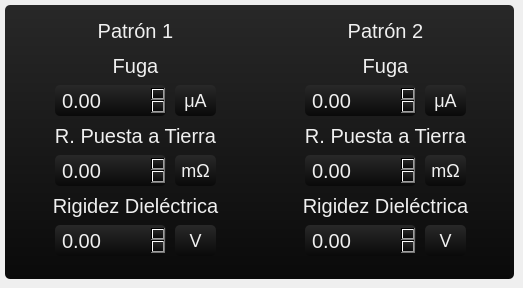
    <widget class="QWidget" name="tab_4">
     <attribute name="title">
      <string> Verificación </string>
     </attribute>
     <widget class="QFrame" name="frameUnaVez_4">
      <property name="enabled">
       <bool>true</bool>
      </property>
      <property name="geometry">
       <rect>
        <x>5</x>
        <y>5</y>
        <width>509</width>
        <height>274</height>
       </rect>
      </property>
      <property name="styleSheet">
       <string notr="true">/*
Dark Console Style Sheet for QT Applications
Author: Jaime A. Quiroga P.
Company: GTRONICK
Last updated: 24/05/2018, 17:12.
Available at: https://github.com/GTRONICK/QSS/blob/master/ConsoleStyle.qss
*/
QWidget {
background-color: qlineargradient(spread:repeat, x1:1, y1:0, x2:1, y2:1, stop:0 rgba(40, 40, 40, 255),stop:1 rgba(10, 10, 10, 255));
	color: rgb(240, 240, 240);
	border-color: rgb(160, 160, 160);
	font: 20px;
	border-radius:5px;
	border-width:2px;
}

QPlainTextEdit {
	background-color:rgb(0, 0, 0);
	color: rgb(200, 200, 200);
	selection-background-color: rgb(255, 153, 0);
	selection-color: rgb(0, 0, 0);
}

QTabWidget::pane {
    	border-top: 1px solid #000000;
}

QTabBar::tab {
 	background-color:rgb(0, 0, 0);
 	border-style: outset;
	border-width: 1px;
	border-right-color: qlineargradient(spread:pad, x1:0.4, y1:0.5, x2:0.6, y2:0.5, stop:0 rgba(115, 115, 115, 255), stop:1 rgba(62, 62, 62, 255));
	border-left-color: qlineargradient(spread:pad, x1:0.6, y1:0.5, x2:0.4, y2:0.5, stop:0 rgba(115, 115, 115, 255), stop:1 rgba(62, 62, 62, 255));
  border-bottom-color: rgb(58, 58, 58);
	border-bottom-width: 1px;
	border-top-width: 0px;
	border-style: solid;
	color: rgb(255, 153, 0);
	padding: 4px;
}

QTabBar::tab:selected, QTabBar::tab:hover {
   color: rgb(255, 255, 255);
   background-color:rgb(0, 0, 0);
   border-color:rgb(42, 42, 42);
   margin-left: 0px;
   margin-right: 0px;
   border-bottom-right-radius:4px;
   border-bottom-left-radius:4px;
}

QTabBar::tab:last:selected {
  background-color:rgb(0, 0, 0);
	border-color:rgb(42, 42, 42);
	margin-left: 0px;
  	margin-right: 0px;
	border-bottom-right-radius:4px;
	border-bottom-left-radius:4px;
}

QTabBar::tab:!selected {
   margin-bottom: 4px;
   border-bottom-right-radius:4px;
   border-bottom-left-radius:4px;
}

QPushButton{
	border-style: outset;
	border-width: 2px;
	border-top-color: qlineargradient(spread:pad, x1:0.5, y1:0.6, x2:0.5, y2:0.4, stop:0 rgba(115, 115, 115, 255), stop:1 rgba(62, 62, 62, 255));
	border-right-color: qlineargradient(spread:pad, x1:0.4, y1:0.5, x2:0.6, y2:0.5, stop:0 rgba(115, 115, 115, 255), stop:1 rgba(62, 62, 62, 255));
	border-left-color: qlineargradient(spread:pad, x1:0.6, y1:0.5, x2:0.4, y2:0.5, stop:0 rgba(115, 115, 115, 255), stop:1 rgba(62, 62, 62, 255));
	border-bottom-color: rgb(58, 58, 58);
	border-bottom-width: 1px;
	border-style: solid;
	color: rgb(255, 255, 255);
	padding: 6px;
	background-color: qlineargradient(spread:pad, x1:0.5, y1:1, x2:0.5, y2:0, stop:0 rgba(77, 77, 77, 255), stop:1 rgba(97, 97, 97, 255));
}

QPushButton:hover{
	border-style: outset;
	border-width: 2px;
	border-top-color: qlineargradient(spread:pad, x1:0.5, y1:0.6, x2:0.5, y2:0.4, stop:0 rgba(180, 180, 180, 255), stop:1 rgba(110, 110, 110, 255));
	border-right-color: qlineargradient(spread:pad, x1:0.4, y1:0.5, x2:0.6, y2:0.5, stop:0 rgba(180, 180, 180, 255), stop:1 rgba(110, 110, 110, 255));
	border-left-color: qlineargradient(spread:pad, x1:0.6, y1:0.5, x2:0.4, y2:0.5, stop:0 rgba(180, 180, 180, 255), stop:1 rgba(110, 110, 110, 255));
	border-bottom-color: rgb(115, 115, 115);
	border-bottom-width: 1px;
	border-style: solid;
	color: rgb(255, 255, 255);
	padding: 6px;
	background-color: qlineargradient(spread:pad, x1:0.5, y1:1, x2:0.5, y2:0, stop:0 rgba(107, 107, 107, 255), stop:1 rgba(157, 157, 157, 255));
}

QPushButton:pressed{
	border-style: outset;
	border-width: 2px;
	border-top-color: qlineargradient(spread:pad, x1:0.5, y1:0.6, x2:0.5, y2:0.4, stop:0 rgba(62, 62, 62, 255), stop:1 rgba(22, 22, 22, 255));
	border-right-color: qlineargradient(spread:pad, x1:0.4, y1:0.5, x2:0.6, y2:0.5, stop:0 rgba(115, 115, 115, 255), stop:1 rgba(62, 62, 62, 255));
	border-left-color: qlineargradient(spread:pad, x1:0.6, y1:0.5, x2:0.4, y2:0.5, stop:0 rgba(115, 115, 115, 255), stop:1 rgba(62, 62, 62, 255));
	border-bottom-color: rgb(58, 58, 58);
	border-bottom-width: 1px;
	border-style: solid;
	color: rgb(255, 255, 255);
	padding: 6px;
	background-color: qlineargradient(spread:pad, x1:0.5, y1:1, x2:0.5, y2:0, stop:0 rgba(77, 77, 77, 255), stop:1 rgba(97, 97, 97, 255));
}

QPushButton:disabled{
	border-style: outset;
	border-width: 2px;
	border-top-color: qlineargradient(spread:pad, x1:0.5, y1:0.6, x2:0.5, y2:0.4, stop:0 rgba(115, 115, 115, 255), stop:1 rgba(62, 62, 62, 255));
	border-right-color: qlineargradient(spread:pad, x1:0.4, y1:0.5, x2:0.6, y2:0.5, stop:0 rgba(115, 115, 115, 255), stop:1 rgba(62, 62, 62, 255));
	border-left-color: qlineargradient(spread:pad, x1:0.6, y1:0.5, x2:0.4, y2:0.5, stop:0 rgba(115, 115, 115, 255), stop:1 rgba(62, 62, 62, 255));
	border-bottom-color: rgb(58, 58, 58);
	border-bottom-width: 1px;
	border-style: solid;
	color: rgb(0, 0, 0);
	padding: 6px;
	background-color: qlineargradient(spread:pad, x1:0.5, y1:1, x2:0.5, y2:0, stop:0 rgba(57, 57, 57, 255), stop:1 rgba(77, 77, 77, 255));
}

QLineEdit {
	border-width: 1px; border-radius: 4px;
	border-color: rgb(58, 58, 58);
	border-style: inset;
	padding: 0 8px;
	color: rgb(255, 255, 255);
	background:rgb(101, 101, 101);
	selection-background-color: rgb(187, 187, 187);
	selection-color: rgb(60, 63, 65);
}

QProgressBar {
	text-align: center;
	color: rgb(255, 255, 255);
	border-width: 1px; 
	border-radius: 10px;
	border-color: rgb(58, 58, 58);
	border-style: inset;
}

QProgressBar::chunk {
	background-color: qlineargradient(spread:pad, x1:0.5, y1:0.7, x2:0.5, y2:0.3, stop:0 rgba(0, 200, 0, 255), stop:1 rgba(30, 230, 30, 255));
	border-radius: 10px;
}

QMenuBar {
	background:rgb(0, 0, 0);
	color: rgb(255, 153, 0);
}

QMenuBar::item {
  	spacing: 3px; 
	padding: 1px 4px;
  	background: transparent;
}

QMenuBar::item:selected { 
  	background:rgb(115, 115, 115);
}

QMenu {
	border-width: 2px; 
	border-radius: 10px;
	border-color: rgb(255, 153, 0);
	border-style: outset;
}

QMenu::item {
	spacing: 3px; 
	padding: 3px 15px;
}

QMenu::item:selected {
	spacing: 3px; 
	padding: 3px 15px;
	background:rgb(115, 115, 115);
	color:rgb(255, 255, 255);
	border-width: 1px; 
	border-radius: 10px;
	border-color: rgb(58, 58, 58);
	border-style: inset;
}</string>
      </property>
      <property name="frameShape">
       <enum>QFrame::StyledPanel</enum>
      </property>
      <property name="frameShadow">
       <enum>QFrame::Raised</enum>
      </property>
      <widget class="QLabel" name="label_21">
       <property name="geometry">
        <rect>
         <x>20</x>
         <y>10</y>
         <width>221</width>
         <height>31</height>
        </rect>
       </property>
       <property name="styleSheet">
        <string notr="true">border-width: 0px;
background-color:rgba(0,0,0,0);</string>
       </property>
       <property name="text">
        <string>Patrón 1</string>
       </property>
       <property name="alignment">
        <set>Qt::AlignCenter</set>
       </property>
      </widget>
      <widget class="QLabel" name="label_23">
       <property name="geometry">
        <rect>
         <x>30</x>
         <y>110</y>
         <width>201</width>
         <height>41</height>
        </rect>
       </property>
       <property name="styleSheet">
        <string notr="true">border-width: 0px;
background-color:rgba(0,0,0,0);</string>
       </property>
       <property name="text">
        <string>R. Puesta a Tierra</string>
       </property>
       <property name="alignment">
        <set>Qt::AlignCenter</set>
       </property>
      </widget>
      <widget class="QLabel" name="label_25">
       <property name="geometry">
        <rect>
         <x>170</x>
         <y>150</y>
         <width>41</width>
         <height>31</height>
        </rect>
       </property>
       <property name="styleSheet">
        <string notr="true">border-width:1px;
font:18px;</string>
       </property>
       <property name="text">
        <string>mΩ</string>
       </property>
       <property name="alignment">
        <set>Qt::AlignCenter</set>
       </property>
      </widget>
      <widget class="QLabel" name="label_26">
       <property name="geometry">
        <rect>
         <x>30</x>
         <y>180</y>
         <width>201</width>
         <height>41</height>
        </rect>
       </property>
       <property name="styleSheet">
        <string notr="true">border-width: 0px;
background-color:rgba(0,0,0,0);</string>
       </property>
       <property name="text">
        <string>Rigidez Dieléctrica</string>
       </property>
       <property name="alignment">
        <set>Qt::AlignCenter</set>
       </property>
      </widget>
      <widget class="QLabel" name="label_27">
       <property name="geometry">
        <rect>
         <x>170</x>
         <y>220</y>
         <width>41</width>
         <height>31</height>
        </rect>
       </property>
       <property name="styleSheet">
        <string notr="true">border-width:1px;
font:18px;</string>
       </property>
       <property name="text">
        <string>V</string>
       </property>
       <property name="alignment">
        <set>Qt::AlignCenter</set>
       </property>
      </widget>
      <widget class="QLabel" name="label_28">
       <property name="geometry">
        <rect>
         <x>270</x>
         <y>10</y>
         <width>221</width>
         <height>31</height>
        </rect>
       </property>
       <property name="styleSheet">
        <string notr="true">border-width: 0px;
background-color:rgba(0,0,0,0);</string>
       </property>
       <property name="text">
        <string>Patrón 2</string>
       </property>
       <property name="alignment">
        <set>Qt::AlignCenter</set>
       </property>
      </widget>
      <widget class="QLabel" name="label_29">
       <property name="geometry">
        <rect>
         <x>30</x>
         <y>40</y>
         <width>201</width>
         <height>41</height>
        </rect>
       </property>
       <property name="styleSheet">
        <string notr="true">border-width: 0px;
background-color:rgba(0,0,0,0);</string>
       </property>
       <property name="text">
        <string>Fuga</string>
       </property>
       <property name="alignment">
        <set>Qt::AlignCenter</set>
       </property>
      </widget>
      <widget class="QLabel" name="label_30">
       <property name="geometry">
        <rect>
         <x>170</x>
         <y>80</y>
         <width>41</width>
         <height>31</height>
        </rect>
       </property>
       <property name="styleSheet">
        <string notr="true">border-width:1px;
font:18px;</string>
       </property>
       <property name="text">
        <string>μA</string>
       </property>
       <property name="alignment">
        <set>Qt::AlignCenter</set>
       </property>
      </widget>
      <widget class="QLabel" name="label_31">
       <property name="geometry">
        <rect>
         <x>280</x>
         <y>110</y>
         <width>201</width>
         <height>41</height>
        </rect>
       </property>
       <property name="styleSheet">
        <string notr="true">border-width: 0px;
background-color:rgba(0,0,0,0);</string>
       </property>
       <property name="text">
        <string>R. Puesta a Tierra</string>
       </property>
       <property name="alignment">
        <set>Qt::AlignCenter</set>
       </property>
      </widget>
      <widget class="QLabel" name="label_32">
       <property name="geometry">
        <rect>
         <x>420</x>
         <y>220</y>
         <width>41</width>
         <height>31</height>
        </rect>
       </property>
       <property name="styleSheet">
        <string notr="true">border-width:1px;
font:18px;</string>
       </property>
       <property name="text">
        <string>V</string>
       </property>
       <property name="alignment">
        <set>Qt::AlignCenter</set>
       </property>
      </widget>
      <widget class="QLabel" name="label_33">
       <property name="geometry">
        <rect>
         <x>420</x>
         <y>80</y>
         <width>41</width>
         <height>31</height>
        </rect>
       </property>
       <property name="styleSheet">
        <string notr="true">border-width:1px;
font:18px;</string>
       </property>
       <property name="text">
        <string>μA</string>
       </property>
       <property name="alignment">
        <set>Qt::AlignCenter</set>
       </property>
      </widget>
      <widget class="QLabel" name="label_34">
       <property name="geometry">
        <rect>
         <x>280</x>
         <y>40</y>
         <width>201</width>
         <height>41</height>
        </rect>
       </property>
       <property name="styleSheet">
        <string notr="true">border-width: 0px;
background-color:rgba(0,0,0,0);</string>
       </property>
       <property name="text">
        <string>Fuga</string>
       </property>
       <property name="alignment">
        <set>Qt::AlignCenter</set>
       </property>
      </widget>
      <widget class="QLabel" name="label_35">
       <property name="geometry">
        <rect>
         <x>280</x>
         <y>180</y>
         <width>201</width>
         <height>41</height>
        </rect>
       </property>
       <property name="styleSheet">
        <string notr="true">border-width: 0px;
background-color:rgba(0,0,0,0);</string>
       </property>
       <property name="text">
        <string>Rigidez Dieléctrica</string>
       </property>
       <property name="alignment">
        <set>Qt::AlignCenter</set>
       </property>
      </widget>
      <widget class="QLabel" name="label_36">
       <property name="geometry">
        <rect>
         <x>420</x>
         <y>150</y>
         <width>41</width>
         <height>31</height>
        </rect>
       </property>
       <property name="styleSheet">
        <string notr="true">border-width:1px;
font:18px;</string>
       </property>
       <property name="text">
        <string>mΩ</string>
       </property>
       <property name="alignment">
        <set>Qt::AlignCenter</set>
       </property>
      </widget>
      <widget class="QDoubleSpinBox" name="input_cota_verificacion_fuga_pasa">
       <property name="geometry">
        <rect>
         <x>50</x>
         <y>80</y>
         <width>111</width>
         <height>31</height>
        </rect>
       </property>
       <property name="styleSheet">
        <string notr="true">padding-left:5px;
border-width:1px;</string>
       </property>
       <property name="minimum">
        <double>0.000000000000000</double>
       </property>
       <property name="maximum">
        <double>99999.000000000000000</double>
       </property>
       <property name="singleStep">
        <double>1.000000000000000</double>
       </property>
       <property name="value">
        <double>0.000000000000000</double>
       </property>
      </widget>
      <widget class="QDoubleSpinBox" name="input_cota_verificacion_pat_pasa">
       <property name="geometry">
        <rect>
         <x>50</x>
         <y>150</y>
         <width>111</width>
         <height>31</height>
        </rect>
       </property>
       <property name="styleSheet">
        <string notr="true">padding-left:5px;
border-width:1px;</string>
       </property>
       <property name="minimum">
        <double>-99999.000000000000000</double>
       </property>
       <property name="maximum">
        <double>99999.000000000000000</double>
       </property>
       <property name="singleStep">
        <double>1.000000000000000</double>
       </property>
       <property name="value">
        <double>0.000000000000000</double>
       </property>
      </widget>
      <widget class="QDoubleSpinBox" name="input_cota_verificacion_rd_pasa">
       <property name="geometry">
        <rect>
         <x>50</x>
         <y>220</y>
         <width>111</width>
         <height>31</height>
        </rect>
       </property>
       <property name="styleSheet">
        <string notr="true">padding-left:5px;
border-width:1px;</string>
       </property>
       <property name="minimum">
        <double>-99999.000000000000000</double>
       </property>
       <property name="maximum">
        <double>99999.000000000000000</double>
       </property>
       <property name="singleStep">
        <double>1.000000000000000</double>
       </property>
       <property name="value">
        <double>0.000000000000000</double>
       </property>
      </widget>
      <widget class="QDoubleSpinBox" name="input_cota_verificacion_fuga_falla">
       <property name="geometry">
        <rect>
         <x>300</x>
         <y>80</y>
         <width>111</width>
         <height>31</height>
        </rect>
       </property>
       <property name="styleSheet">
        <string notr="true">padding-left:5px;
border-width:1px;</string>
       </property>
       <property name="minimum">
        <double>-99999.000000000000000</double>
       </property>
       <property name="maximum">
        <double>99999.000000000000000</double>
       </property>
       <property name="singleStep">
        <double>1.000000000000000</double>
       </property>
       <property name="value">
        <double>0.000000000000000</double>
       </property>
      </widget>
      <widget class="QDoubleSpinBox" name="input_cota_verificacion_pat_falla">
       <property name="geometry">
        <rect>
         <x>300</x>
         <y>150</y>
         <width>111</width>
         <height>31</height>
        </rect>
       </property>
       <property name="styleSheet">
        <string notr="true">padding-left:5px;
border-width:1px;</string>
       </property>
       <property name="minimum">
        <double>-99999.000000000000000</double>
       </property>
       <property name="maximum">
        <double>99999.000000000000000</double>
       </property>
       <property name="singleStep">
        <double>1.000000000000000</double>
       </property>
       <property name="value">
        <double>0.000000000000000</double>
       </property>
      </widget>
      <widget class="QDoubleSpinBox" name="input_cota_verificacion_rd_falla">
       <property name="geometry">
        <rect>
         <x>300</x>
         <y>220</y>
         <width>111</width>
         <height>31</height>
        </rect>
       </property>
       <property name="styleSheet">
        <string notr="true">padding-left:5px;
border-width:1px;</string>
       </property>
       <property name="minimum">
        <double>-99999.000000000000000</double>
       </property>
       <property name="maximum">
        <double>99999.000000000000000</double>
       </property>
       <property name="singleStep">
        <double>1.000000000000000</double>
       </property>
       <property name="value">
        <double>0.000000000000000</double>
       </property>
      </widget>
     </widget>
    </widget>
